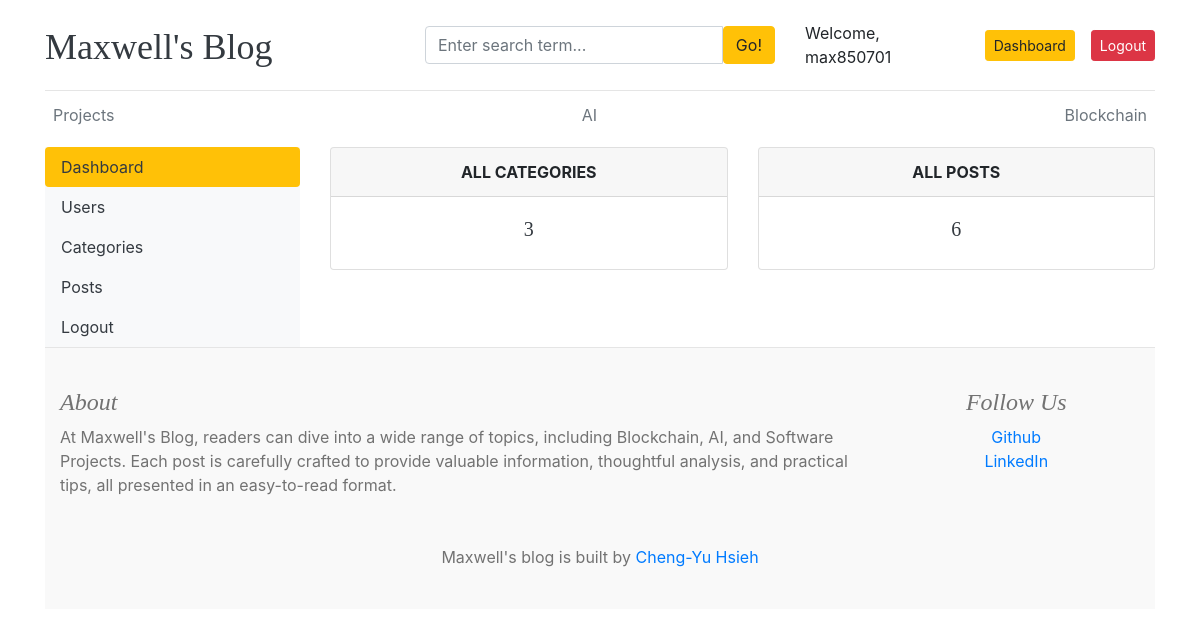
The page /dashboard/ (signed in) on the database its author committed.
### blogs/models.py (models this page shows, shortened)
class Category(models.Model):
    category_name = models.CharField(max_length=50, unique=True)
    created_at = models.DateTimeField(auto_now_add=True)
    updated_at = models.DateTimeField(auto_now=True)
    class Meta:
        verbose_name_plural = 'categories'

### marketing/models.py (models this page shows, shortened)
class About(models.Model):
    about_heading = models.CharField(max_length=25)
    about_description = models.TextField(max_length=300)
    created_at = models.DateTimeField(auto_now_add=True)
    updated_at = models.DateTimeField(auto_now=True)
    class Meta:
        verbose_name_plural = "About"

class SocialLink(models.Model):
    platform = models.CharField(max_length=25)
    link = models.URLField(max_length=100)
    created_at = models.DateTimeField(auto_now_add=True)
    updated_at = models.DateTimeField(auto_now=True)

### dashboards/views.py (the view)
# urls.py: path('dashboard/', include('dashboards.urls')),
@login_required(login_url='login')
def dashboard(request):
    categories_count = Category.objects.all().count()
    posts_count = Blog.objects.all().count()
    context = {
        'categories_count': categories_count,
        'posts_count': posts_count,
    }
    return render(request, 'dashboard/dashboard.html', context)

### blogs/context_processors.py (called while the page is built)
def get_categories(request):
    categories = Category.objects.all().order_by('-updated_at')
    return dict(categories=categories)

def get_social_links(request):
    social_links = SocialLink.objects.all()
    return dict(social_links=social_links)

def get_about(request):
    try:
        about = About.objects.get(pk=1)
        return dict(about=about)
    except:
        return dict(about=None)

### templates/dashboard/dashboard.html
{% extends 'base.html' %}
{% block content %}
<div class="row">
    {% include 'dashboard/sidebar.html' %}
    <div class="col-md-9">
        <div class="row">
            <div class="col">
                <div class="card border-default mb-3">
                    <div class="card-header text-center text-uppercase font-weight-bold">
                        All Categories
                    </div>
                    <div class="card-body text-dark ">
                        <h5 class="card-titl text-center">{{ categories_count }}</h5>
                    </div>
                </div>
            </div>
            <div class="col">
                <div class="card border-default mb-3">
                    <div class="card-header text-center text-uppercase font-weight-bold">
                        All Posts
                    </div>
                    <div class="card-body text-dark ">
                        <h5 class="card-titl text-center">{{ posts_count }}</h5>
                    </div>
                </div>
            </div>
        </div>
    </div>
</div>
{% endblock %}

### templates/base.html (shortened to what this page needs)
{% load static %}
<!DOCTYPE html>
<html lang="en">
<head>
    <link href="https://getbootstrap.com/docs/4.0/dist/css/bootstrap.min.css" rel="stylesheet">
    <link href="{% static 'css/blog.css' %}" rel="stylesheet">
    <link rel="stylesheet" href="https://cdnjs.cloudflare.com/ajax/libs/font-awesome/4.7.0/css/font-awesome.min.css">
  </head>
<body>
    <div class="container">
      <header class="blog-header py-3">
        <div class="row flex-nowrap justify-content-between align-items-center">
          <div class="col-4 pt-1">
            <a class="blog-header-logo text-dark" href="/">Maxwell's Blog</a>
          </div>
          <div class="col-4">
            <form action="{% url 'search' %}" method="GET">
              <div class="input-group">
                <input class="form-control" type="text" name="keyword" value="{{ keyword }}" placeholder="Enter search term..." aria-label="Enter search term..." aria-describedby="button-search" />
                <button type="submit" class="btn btn-warning" id="button-search" type="button">Go!</button>
              </div>
            </form>
          </div>
          <div class="col-4 d-flex justify-content-end align-items-center">
            {% if not user.is_authenticated %}
            <a class="btn btn-sm btn-warning" href="{% url 'login' %}">Login</a> &nbsp;
            <a class="btn btn-sm btn-outline-secondary" href="{% url 'register' %}">Register</a>
            {% else %}
            <span> Welcome, {{ user.username }} </span>
            <span><a class="btn btn-sm btn-warning" href="{% url 'dashboard' %}">Dashboard</a></span>
            <span><a class="btn btn-sm btn-danger" href="{% url 'logout' %}">Logout</a></span>
            {% endif %}
          </div>
        </div>
      </header>
      <div class="nav-scroller py-1 mb-2">
        <nav class="nav d-flex justify-content-between">
          {% for cat in categories %}
          <a class="p-2 text-muted" href="{% url 'posts_by_category' cat.pk %}">{{ cat.category_name }}</a>
          {% endfor %}
        </nav>
      </div>
{% block content %}
{% endblock %}
<footer class="blog-footer">
  <div class="container">
    <div class="row pb-5">
        <div class="col-md-9 text-left">
            {% include 'about_us.html' %}
        </div>
        <div class="col-md-3">
            {% include 'follow_us.html' %}
        </div>
    </div>
    <div class="row justify-content-center">
      <div class="text-center">
        <p>Maxwell's blog is built by <a href="https://www.linkedin.com/in/maxwell1996/">Cheng-Yu Hsieh</a></p>
      </div>
    </div>
</div>
</footer>
</body>
</html>

### templates/about_us.html
<h4 class="font-italic">{{ about.about_heading }}</h4>
<p class="mb-0">{{ about.about_description }}</p>

### templates/follow_us.html
{% if social_links %}
<h4 class="font-italic">Follow Us</h4>
<ol class="list-unstyled">
  {% for link in social_links %}
  <li><a href="{{ link.link }}" target="_blank">{{ link.platform }}</a></li>
  {% endfor %}
</ol>
{% endif %}

### blog_main/static/css/blog.css (style rules this page uses)
.blog-header { border-bottom: 1px solid #e5e5e5; }
.blog-header-logo { font-family: "Playfair Display", Georgia, "Times New Roman", serif; font-size: 2.25rem; }
h1, h2, h3, h4, h5, h6 { font-family: "Playfair Display", Georgia, "Times New Roman", serif; }
.blog-footer { padding: 2.5rem 0; color: #727272; text-align: center; background-color: #f9f9f9; border-top: .05rem solid #e5e5e5; }
.blog-footer p:last-child { margin-bottom: 0; }

### rows shown on the page
Category: category_name "Projects"
Category: category_name "AI"
Category: category_name "Blockchain"
About: about_heading "About", about_description "At Maxwell's Blog, readers can dive into a wide range of topics, including Blockchain, AI, and Software Projects. Each post is carefully crafted to provide valuable information, thoughtful analysis, and practical tips, all presented in an easy-to-read format."
SocialLink: platform "Github"
SocialLink: platform "LinkedIn"

### other values the page prints
{{ user.username }} "max850701"
{{ categories_count }} "3"
{{ posts_count }} "6"
